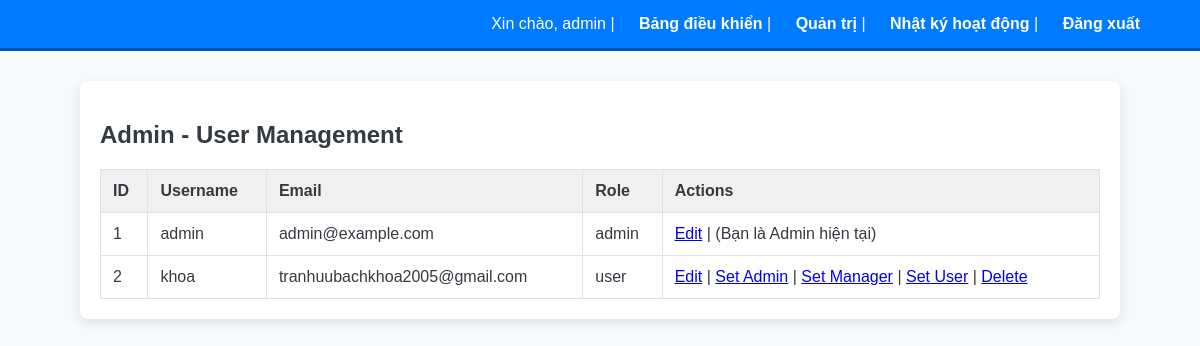
The page /admin (signed in) on the database its author committed.
### models.py (models this page shows, shortened)
class User(UserMixin, db.Model):
    __tablename__ = 'users'
    id = db.Column(db.Integer, primary_key=True)
    username = db.Column(db.String(80), unique=True, nullable=False)
    email = db.Column(db.String(120), unique=True, nullable=False)
    password_hash = db.Column(db.String(128), nullable=False)
    role = db.Column(db.String(30), default='user')  # 'admin', 'user', 'manager'
    activities = db.relationship('ActivityLog', backref='user', lazy=True)
    def is_admin(self):
        return self.role == 'admin'

### app.py (the view)
@app.route('/admin')
@admin_required
def admin():
    users = User.query.all()
    return render_template('admin.html', users=users)

### app.py (called while the page is built)
@login_manager.user_loader
def load_user(user_id):
    return User.query.get(int(user_id))

def admin_required(func):
    @wraps(func)
    def wrapper(*args, **kwargs):
        if not current_user.is_authenticated or not current_user.is_admin():
            flash('Bạn không có quyền truy cập (Chỉ dành cho Admin)', 'danger')
            return redirect(url_for('login'))
        return func(*args, **kwargs)
    return wrapper

### templates/admin.html (shortened to what this page needs)
{% extends 'base.html' %}
{% block content %}
<h2>Admin - User Management</h2>
<table border="1" style="width: 100%; border-collapse: collapse;">
  <thead>
    <tr><th>ID</th><th>Username</th><th>Email</th><th>Role</th><th>Actions</th></tr>
  </thead>
  <tbody>
    {% for u in users %}
    <tr>
      <td>{{ u.id }}</td>
      <td>{{ u.username }}</td>
      <td>{{ u.email }}</td>
      <td>{{ u.role }}</td>
      <td>
        <a href="{{ url_for('edit_user', user_id=u.id) }}">Edit</a> |
        {% if u.id != current_user.id %}
          <a href="{{ url_for('change_role', user_id=u.id, role='admin') }}">Set Admin</a> |
          <a href="{{ url_for('change_role', user_id=u.id, role='manager') }}">Set Manager</a> |
          <a href="{{ url_for('change_role', user_id=u.id, role='user') }}">Set User</a> |
          <a href="{{ url_for('delete_user', user_id=u.id) }}"
             onclick="return confirm('Bạn có chắc chắn muốn xóa user {{ u.username }}?')">Delete</a>
        {% else %}
          (Bạn là Admin hiện tại)
        {% endif %}
      </td>
    </tr>
    {% endfor %}
  </tbody>
</table>
{% endblock %}

### templates/base.html (shortened to what this page needs)
<!doctype html>
<html lang="vi">
<head>
  <link rel="stylesheet" href="{{ url_for('static', filename='style.css') }}">
</head>
<body>
  <nav>
    {% if current_user.is_authenticated %}
      Xin chào, {{ current_user.username }} |
      <a href="{{ url_for('dashboard') }}">Bảng điều khiển</a> |
      {% if current_user.is_admin() %}
        <a href="{{ url_for('admin') }}">Quản trị</a> |
        <a href="{{ url_for('activity_logs') }}">Nhật ký hoạt động</a> |
      {% endif %}
      <a href="{{ url_for('logout') }}">Đăng xuất</a>
    {% else %}
      <a href="{{ url_for('login') }}">Đăng nhập</a> |
      <a href="{{ url_for('register') }}">Đăng ký</a>
    {% endif %}
  </nav>
  <div class="container">
    {% block content %}{% endblock %}
  </div>
</body>
</html>

### static/style.css (style rules this page uses)
body { font-family: 'Arial', sans-serif; margin: 0; padding: 0; background-color: #f8f9fa; color: #343a40; }
.container { width: 90%; max-width: 1000px; margin: 30px auto; padding: 20px; background-color: #ffffff; border-radius: 8px; box-shadow: 0 4px 12px rgba(0, 0, 0, 0.1); }
nav { background-color: #007bff; color: white; padding: 15px 5%; text-align: right; border-bottom: 3px solid #0056b3; }
nav a { color: white; text-decoration: none; margin-left: 20px; font-weight: bold; transition: color 0.3s; }
table { width: 100%; margin-top: 20px; border-collapse: collapse; }
th, td { padding: 12px; text-align: left; border: 1px solid #dee2e6; }
th { background-color: #f0f0f0; }

### templates/base.html (style rules this page uses)
.container { width: 90%; max-width: 1000px; margin: 30px auto; padding: 20px; background-color: #ffffff; border-radius: 8px; box-shadow: 0 4px 12px rgba(0, 0, 0, 0.1); }
nav { background-color: #007bff; color: white; padding: 15px 5%; text-align: right; border-bottom: 3px solid #0056b3; }
nav a { color: white; text-decoration: none; margin-left: 20px; font-weight: bold; transition: color 0.3s; }

### rows shown on the page
User: username "admin", id "1", email "admin@example.com", role "admin", shows "(Bạn là Admin hiện tại)"
User: id "2", username "khoa", email "tranhuubachkhoa2005@gmail.com", role "user"
